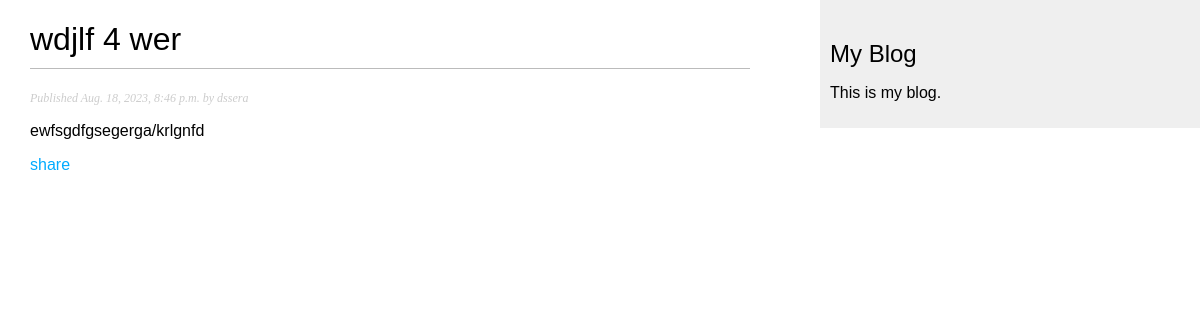
The page /2023/8/18/wdjlf-4-wer on the database its author committed.
### blog/models.py (models this page shows, shortened)
class Post(models.Model):
    class Status(models.TextChoices):
        DRAFT = 'DF', 'Draft'
        PUBLISHED = 'PB', 'Published'
    title = models.CharField(max_length=250)
    slug = models.SlugField(max_length=250,
                            unique_for_date='publish')
    author = models.ForeignKey(User,
                               on_delete=models.CASCADE,
                               related_name='blog_posts')
    body = models.TextField()
    publish = models.DateTimeField(default=timezone.now())
    created = models.DateTimeField(auto_now_add=True)
    updated = models.DateTimeField(auto_now=True)
    status = models.CharField(max_length=2,
                              choices=Status.choices,
                              default=Status.DRAFT)
    objects = models.Manager()
    published = PublishedManager()
    class Meta:
        ordering = ['-publish']
        indexes = [
            models.Index(fields=['-publish']),
        ]

### blog/views.py (the view)
def post_detail(request, year, month, day, post):
    post = get_object_or_404(Post,
                             status=Post.Status.PUBLISHED,
                             slug = post,
                             publish__year = year,
                             publish__month = month,
                             publish__day = day)
    return render(request, 'post/post_detail.html', {'post': post})

### blog/templates/post/post_detail.html (shortened to what this page needs)
{% extends "base.html" %}
{% block content %}
 <h1>{{ post.title }}</h1>
 <p class="date">
 Published {{ post.publish }} by {{ post.author }}
 </p>
 {{ post.body|linebreaks }}
<a class="share-post" href="{% url 'blog:share_post_by_email' post.id  %}">share</a>
{% endblock %}

### blog/static/styles/blog.css (style rules this page uses)
body { margin:0; padding:0; font-family:helvetica, sans-serif; }
a { color:#00abff; text-decoration:none; }
h1 { font-weight:normal; border-bottom:1px solid #bbb; padding:0 0 10px 0; }
p.date { color:#ccc; font-family: georgia, serif; font-size: 12px; font-style: italic; }

### rows shown on the page
Post: title "wdjlf 4 wer", publish "Aug. 18, 2023, 8:46 p.m.", author "dssera", body "ewfsgdfgsegerga/krlgnfd"
